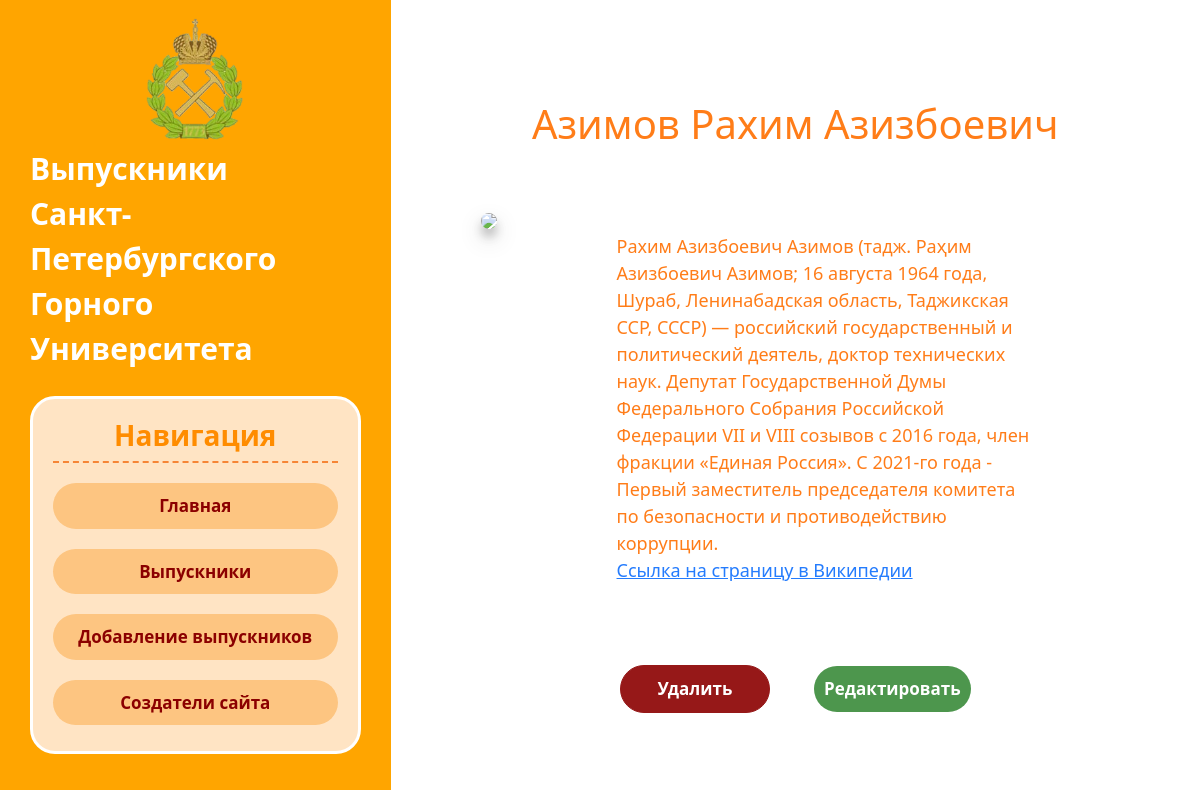
Page /columns_list/1320 on the committed database.
### columns_list/models.py (models this page shows, shortened)
class Columns(models.Model):
    title = models.CharField('ФИО', max_length=100, db_index=True, unique=True)
    link = models.CharField('Ссылка', max_length=250)
    info = models.TextField('Краткая информация', db_index=True)
    photo = models.TextField('Фотография', db_index=True)
    class Meta:
        verbose_name = 'Выпускник'
        verbose_name_plural = 'Выпускники'
        ordering = ['title']

### columns_list/views.py (the view)
# urls.py: path('<int:pk>', views.ColumsDetailView.as_view(), name='column_detail'),
class ColumsDetailView(DetailView):
    model = Columns
    template_name = 'columns_list/details_view.html'
    context_object_name = 'column'

### columns_list/templates/columns_list/details_view.html (shortened to what this page needs)
{% extends 'main_page/layout.html' %}
{% block content %}
    <div class="features">
        <h1>{{ column.title }}</h1>
         <div class="info">
             <div>
             <img src="{{ column.photo }}">
             </div>
             <div>
                 <p>{{ column.info }} <br>
                 <a href="{{ column.link }}"> Ссылка на страницу в Википедии</a></p>
             </div>
        </div>
        <a href="{% url 'column_delete' column.id %}" class="btn btn-danger">Удалить</a>
        <a href="{% url 'column_update' column.id %}" class="btn btn-info">Редактировать</a>
    </div>
{% endblock %}

### main_page/static/main_page/css/main.css (style rules this page uses)
body { display: flex; flex-direction: row; margin: 0; min-height: 100vh; }
main .features { float: left; color: rgb(255, 111, 0); margin-top: 100px; text-align: center; background-color: white; opacity: 0.9; padding-bottom: 50px; width: 100%; }
main .features p { text-align: center; font-size: large; padding: 20px 100px; margin-top: 20px; position: relative; vertical-align: top; text-decoration: none; }
main .features img { max-width: 200px; object-fit: cover; float: left; position: relative; margin: 20px; border-radius: 15px; box-shadow: 0 8px 10px 0 rgba(0,0,0,0.24), 0 10px 25px 0 rgba(0,0,0,0.19); }
.info { display: flex; flex-direction:row; justify-content:space-evenly; margin: 45px 70px; }
.info p { text-align: left !important; position: 0 auto; }
.btn-info { color: #ffffff; text-align: center; font-size: 17px; font-weight: bold; padding: 10px 10px; margin: 0 20px; min-width: 150px; border-radius: 25px; border-color:rgb(58, 139, 58); background-color:rgb(58, 139, 58); -webkit-transition-duration: 0.4s; transition-duration: 0.4s; border-style: none; }
.btn-danger { color: #ffffff; text-align: center; font-size: 17px; font-weight: bold; padding: 10px 10px; margin: 0 20px; min-width: 150px; border-radius: 25px; border-color:darkred; background-color: darkred; -webkit-transition-duration: 0.4s; transition-duration: 0.4s; }

### rows in the picture
Columns: title "Азимов Рахим Азизбоевич", info "Рахим Азизбоевич Азимов (тадж. Раҳим Азизбоевич Азимов; 16 августа 1964 года, Шураб, Ленинабадская область, Таджикская ССР, СССР) — российский государственный и политический деятель, доктор технических наук. Депутат Государственной Думы Федерального Собрания Российской Федерации VII и VIII созывов с 2016 года, член фракции «Единая Россия». С 2021-го года - Первый заместитель председателя комитета по безопасности и противодействию коррупции."
